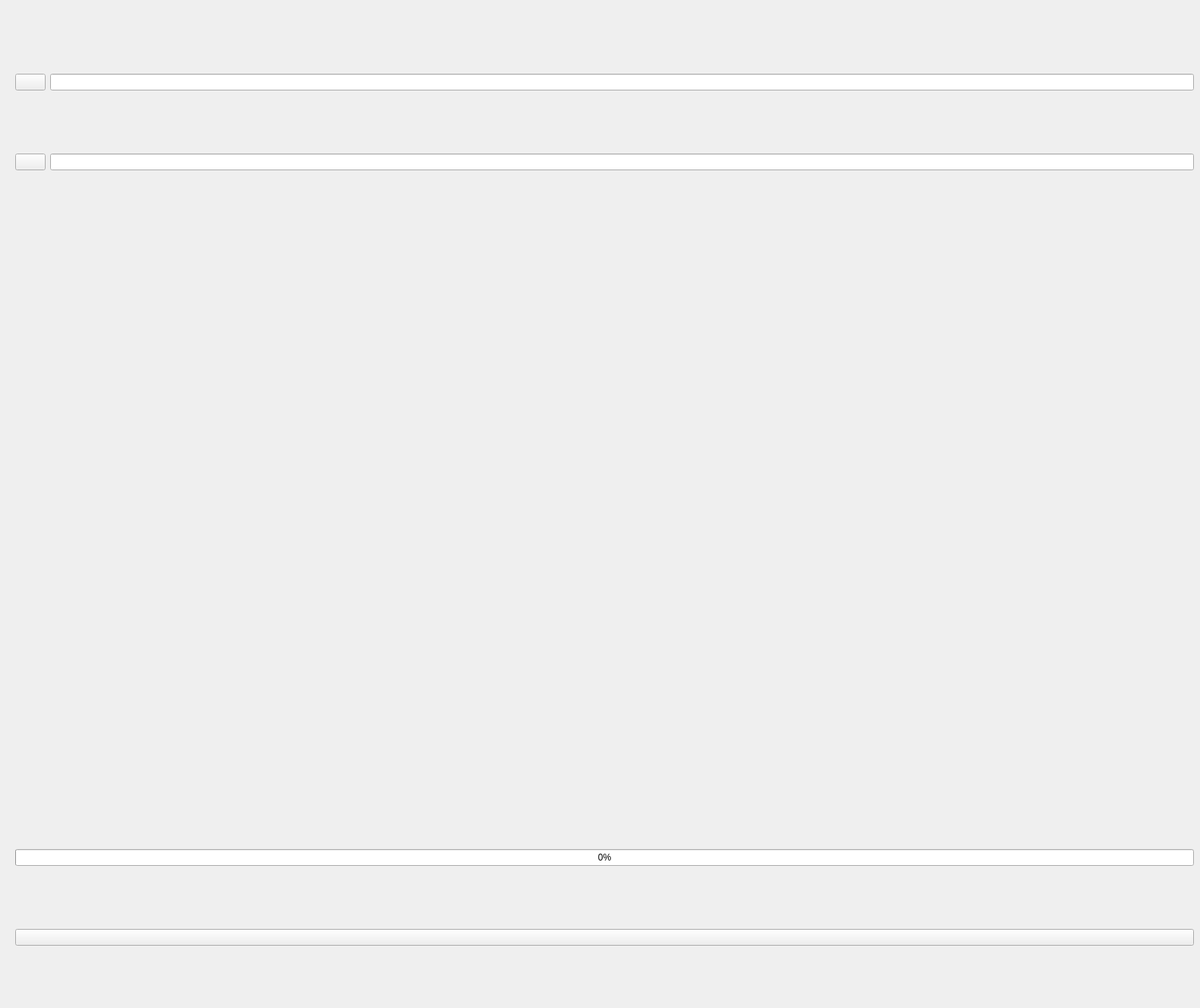
<?xml version="1.0" encoding="UTF-8"?>
<ui version="4.0">
 <class>MainWindow</class>
 <widget class="QMainWindow" name="MainWindow">
  <property name="geometry">
   <rect>
    <x>0</x>
    <y>0</y>
    <width>1579</width>
    <height>1326</height>
   </rect>
  </property>
  <property name="minimumSize">
   <size>
    <width>550</width>
    <height>550</height>
   </size>
  </property>
  <property name="palette">
   <palette>
    <active>
     <colorrole role="WindowText">
      <brush brushstyle="SolidPattern">
       <color alpha="255">
        <red>85</red>
        <green>87</green>
        <blue>83</blue>
       </color>
      </brush>
     </colorrole>
     <colorrole role="Light">
      <brush brushstyle="SolidPattern">
       <color alpha="255">
        <red>136</red>
        <green>138</green>
        <blue>133</blue>
       </color>
      </brush>
     </colorrole>
    </active>
    <inactive>
     <colorrole role="WindowText">
      <brush brushstyle="SolidPattern">
       <color alpha="255">
        <red>85</red>
        <green>87</green>
        <blue>83</blue>
       </color>
      </brush>
     </colorrole>
     <colorrole role="Light">
      <brush brushstyle="SolidPattern">
       <color alpha="255">
        <red>136</red>
        <green>138</green>
        <blue>133</blue>
       </color>
      </brush>
     </colorrole>
    </inactive>
    <disabled>
     <colorrole role="WindowText">
      <brush brushstyle="SolidPattern">
       <color alpha="96">
        <red>164</red>
        <green>166</green>
        <blue>168</blue>
       </color>
      </brush>
     </colorrole>
     <colorrole role="Light">
      <brush brushstyle="SolidPattern">
       <color alpha="255">
        <red>136</red>
        <green>138</green>
        <blue>133</blue>
       </color>
      </brush>
     </colorrole>
    </disabled>
   </palette>
  </property>
  <property name="windowTitle">
   <string>TransCopy</string>
  </property>
  <widget class="QWidget" name="centralwidget">
   <widget class="QWidget" name="verticalLayoutWidget">
    <property name="geometry">
     <rect>
      <x>20</x>
      <y>20</y>
      <width>1551</width>
      <height>281</height>
     </rect>
    </property>
    <layout class="QVBoxLayout" name="verticalLayout">
     <item>
      <layout class="QHBoxLayout" name="horizontalLayout">
       <item>
        <widget class="QPushButton" name="sourceFileButton">
         <property name="text">
          <string/>
         </property>
        </widget>
       </item>
       <item>
        <widget class="QLineEdit" name="sourceFilePath">
         <property name="readOnly">
          <bool>true</bool>
         </property>
        </widget>
       </item>
      </layout>
     </item>
     <item>
      <layout class="QHBoxLayout" name="horizontalLayout_3">
       <item>
        <widget class="QPushButton" name="destinationButton">
         <property name="text">
          <string/>
         </property>
        </widget>
       </item>
       <item>
        <widget class="QLineEdit" name="destinationPath">
         <property name="readOnly">
          <bool>true</bool>
         </property>
        </widget>
       </item>
      </layout>
     </item>
    </layout>
   </widget>
   <widget class="QWidget" name="verticalLayoutWidget_2">
    <property name="geometry">
     <rect>
      <x>20</x>
      <y>1040</y>
      <width>1551</width>
      <height>281</height>
     </rect>
    </property>
    <layout class="QVBoxLayout" name="verticalLayout_2">
     <item>
      <widget class="QProgressBar" name="copyProgress">
       <property name="value">
        <number>0</number>
       </property>
       <property name="textVisible">
        <bool>true</bool>
       </property>
       <property name="orientation">
        <enum>Qt::Horizontal</enum>
       </property>
       <property name="invertedAppearance">
        <bool>false</bool>
       </property>
      </widget>
     </item>
     <item>
      <widget class="QPushButton" name="startCopyButton">
       <property name="text">
        <string/>
       </property>
      </widget>
     </item>
    </layout>
   </widget>
   <widget class="QWidget" name="verticalLayoutWidget_3">
    <property name="geometry">
     <rect>
      <x>20</x>
      <y>330</y>
      <width>371</width>
      <height>71</height>
     </rect>
    </property>
    <layout class="QVBoxLayout" name="verticalLayout_3">
     <item>
      <layout class="QHBoxLayout" name="horizontalLayout_4">
       <item>
        <widget class="QLabel" name="allFilesLabel">
         <property name="text">
          <string/>
         </property>
        </widget>
       </item>
       <item>
        <widget class="QLabel" name="allFilesValue">
         <property name="text">
          <string/>
         </property>
        </widget>
       </item>
      </layout>
     </item>
    </layout>
   </widget>
   <widget class="QWidget" name="verticalLayoutWidget_4">
    <property name="geometry">
     <rect>
      <x>20</x>
      <y>400</y>
      <width>371</width>
      <height>71</height>
     </rect>
    </property>
    <layout class="QVBoxLayout" name="verticalLayout_6">
     <item>
      <layout class="QHBoxLayout" name="horizontalLayout_12">
       <item>
        <widget class="QLabel" name="allFilesSizeLabel">
         <property name="text">
          <string/>
         </property>
        </widget>
       </item>
       <item>
        <widget class="QLabel" name="allFilesSizeValue">
         <property name="text">
          <string/>
         </property>
        </widget>
       </item>
      </layout>
     </item>
    </layout>
   </widget>
   <widget class="QWidget" name="verticalLayoutWidget_5">
    <property name="geometry">
     <rect>
      <x>20</x>
      <y>470</y>
      <width>371</width>
      <height>71</height>
     </rect>
    </property>
    <layout class="QVBoxLayout" name="verticalLayout_7">
     <item>
      <layout class="QHBoxLayout" name="horizontalLayout_13">
       <item>
        <widget class="QLabel" name="copiedFilesLabel">
         <property name="text">
          <string/>
         </property>
        </widget>
       </item>
       <item>
        <widget class="QLabel" name="copiedFilesValue">
         <property name="text">
          <string/>
         </property>
        </widget>
       </item>
      </layout>
     </item>
    </layout>
   </widget>
   <widget class="QWidget" name="verticalLayoutWidget_6">
    <property name="geometry">
     <rect>
      <x>20</x>
      <y>540</y>
      <width>371</width>
      <height>71</height>
     </rect>
    </property>
    <layout class="QVBoxLayout" name="verticalLayout_8">
     <item>
      <layout class="QHBoxLayout" name="horizontalLayout_14">
       <item>
        <widget class="QLabel" name="copiedFilesSizeLabel">
         <property name="text">
          <string/>
         </property>
        </widget>
       </item>
       <item>
        <widget class="QLabel" name="copiedFilesSizeValue">
         <property name="text">
          <string/>
         </property>
        </widget>
       </item>
      </layout>
     </item>
    </layout>
   </widget>
   <widget class="QWidget" name="verticalLayoutWidget_7">
    <property name="geometry">
     <rect>
      <x>20</x>
      <y>610</y>
      <width>371</width>
      <height>71</height>
     </rect>
    </property>
    <layout class="QVBoxLayout" name="verticalLayout_16">
     <item>
      <layout class="QHBoxLayout" name="horizontalLayout_23">
       <item>
        <widget class="QLabel" name="failedCopiedFilesLabel">
         <property name="text">
          <string/>
         </property>
        </widget>
       </item>
       <item>
        <widget class="QLabel" name="failedCopiedFilesValue">
         <property name="text">
          <string/>
         </property>
        </widget>
       </item>
      </layout>
     </item>
    </layout>
   </widget>
  </widget>
 </widget>
 <resources/>
 <connections/>
</ui>
